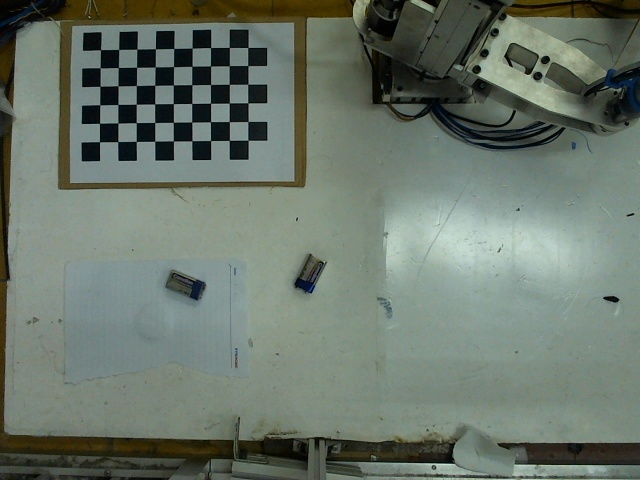
#> input picture TODO/frame_left.jpg, 640 x 480 px; its folder holds only this picture in this run
$ python test_calib.py
#> lines starting #> are read from the running program, lines starting #| are printed output that depends on the picture; after the words box and inside, x2 and y2 are one past the last pixel; in counts of white or black regions, pixels touching at a corner belong together
import cv2
import numpy as np
from numpy.linalg import inv
import glob
import math

def InverseRodrigues(rotVecs):
    theta = np.linalg.norm(rotVecs)
    r = rotVecs / theta
    r_calculate = np.reshape(r, (3, 1))
    I = np.eye(3, dtype=float)
    cos_theta = math.cos(theta)
    sin_theta = math.sin(theta)
    rx, ry, rz = rotVecs.item(0), rotVecs.item(1), rotVecs.item(2)
    temp = np.array([[0, -rz, ry], [rz, 0, -rx], [-ry, rx, 0]])
    rodrigues_mat = cos_theta * I + ((1 - cos_theta)*r_calculate).dot(r_calculate.T) + sin_theta * temp
    return rodrigues_mat

def ImgPoints2RealPoints(camearMtx, rodriguesMtx, translateMtx, imgPts, scaleFactor):
    translate = np.reshape(translateMtx, (3, 1))
    rInverse = inv(rodriguesMtx)
    mInverse = inv(camearMtx)
    print(rInverse.shape)
    print(mInverse.shape)
    print(translate.shape)
    print(imgPts.shape)
    realWorldPoints = rInverse.dot(mInverse).dot(scaleFactor * imgPts) - rInverse.dot(translate)
    return realWorldPoints


# Load previously saved data
with np.load('B.npz') as X:
#> (reads TODO/B.npz from the repository)
    mtx, dist, rvects, tvects, corners = [X[i] for i in ('mtx','dist','rvecs','tvecs', 'corners')]
print(rvects.ndim)
s = 59.09118
point = np.array([[183, 285, 1]]).T
rotVec = InverseRodrigues(rvects)

realWorldPoints = ImgPoints2RealPoints(mtx, rotVec, tvects, point, s)
print(realWorldPoints)

def draw(img, corners, imgpts):
    corner = tuple(corners[0].ravel())
    img = cv2.line(img, corner, tuple(imgpts[0].ravel()), (255,0,0), 5)
    img = cv2.line(img, corner, tuple(imgpts[1].ravel()), (0,255,0), 5)
    img = cv2.line(img, corner, tuple(imgpts[2].ravel()), (0,0,255), 5)
    return img

criteria = (cv2.TERM_CRITERIA_EPS + cv2.TERM_CRITERIA_MAX_ITER, 30, 0.001)
objp = np.zeros((6*9,3), np.float32)
objp[:,:2] = np.mgrid[0:9,0:6].T.reshape(-1,2)

axis = np.float32([[4.48599188, 12.71384658, 0], [1.5,0,0], [0,0,-3]]).reshape(-1,3)
for fname in glob.glob('frame_left*.jpg'):

    img = cv2.imread(fname)
#> img is the input picture: shape (480, 640, 3); mean B, G, R 107.2, 118.2, 106.9
    gray = cv2.cvtColor(img,cv2.COLOR_BGR2GRAY)
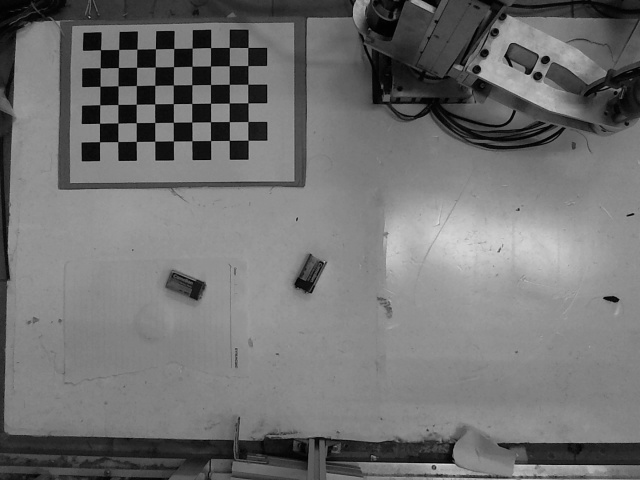
#> gray: shape (480, 640); min 0, max 222, mean 113.5


    # if ret == True:


    # Find the rotation and translation vectors.
    _, rvecs, tvecs, inliers = cv2.solvePnPRansac(objp, corners, mtx, dist)

    # project 3D points to image plane
    imgpts, jac = cv2.projectPoints(axis, rvecs, tvecs, mtx, dist)


    img = draw(img,corners,imgpts)
#> in draw, `img = cv2.line(img, corner, tuple(imgpts[1].ravel()), (0,255,0), 5)`:
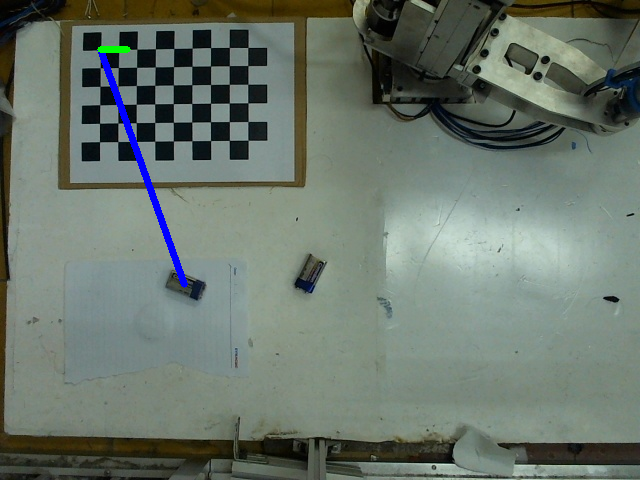
#> img: shape (480, 640, 3); mean B, G, R 107.9, 117.7, 106.3
#> in draw, `img = cv2.line(img, corner, tuple(imgpts[2].ravel()), (0,0,255), 5)`: img: shape (480, 640, 3); 0.04% of pixels changed, all inside (x1, y1, x2, y2) = (96, 33, 104, 53)
    cv2.imshow('img',img)
    k = cv2.waitKey(0) & 0xFF
#> (key Esc is pressed here)
    if k == ord('s'):
        cv2.imwrite('haha.png', img)

cv2.destroyAllWindows()
